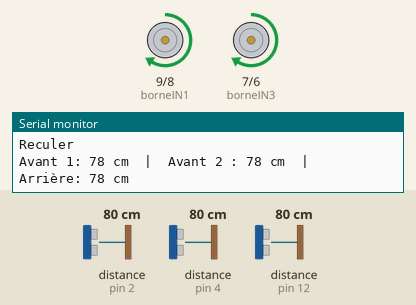
Recording of a sketch running on a simulated Arduino Uno, built with avr-gcc and run on an emulated ATmega328P. On the bench: motor-driver pin pairs drawn as motors (green arrow = first pin HIGH = forward, orange = second pin HIGH = backward, longer = more drive, scaled by the enable pin), the last lines printed to the serial monitor. Wiring (inferred from the names in the program): 3 × ultrasonic range finder: trigger pin 3, echo pin 2 / trigger pin 11, echo pin 4 / trigger pin 13, echo pin 12. The inputs (shaded band) are chosen by the test bench; at power-on: distance to the obstacle (sensors on pin 12, pin 2, pin 4) 80 cm. The echo pulse lasts 58.3 µs per cm.

Above: at 1.2 s.
1.3 s: distance to the obstacle (sensor on pin 12) set to 47 cm
4.3 s: distance to the obstacle (sensor on pin 12) set to 38 cm
At 5.2 s:
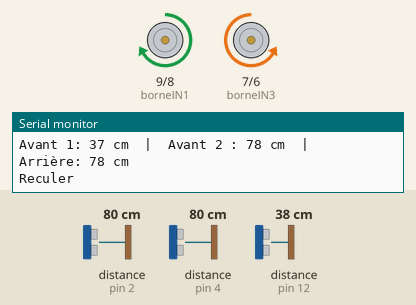
7.3 s: distance to the obstacle (sensor on pin 12) set to 120 cm
At 8.5 s:
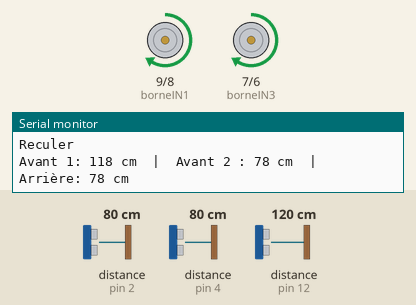
15.1 s: distance to the obstacle (sensor on pin 12) set to 2 cm
At 16.0 s:
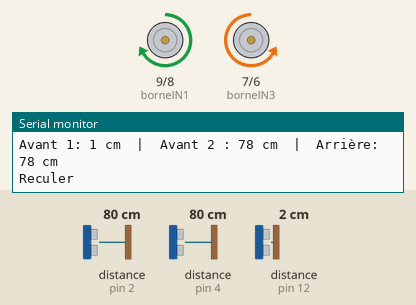
Timing chart, 0 to 19.1 s (numbered marks = the images above; inputs shaded):
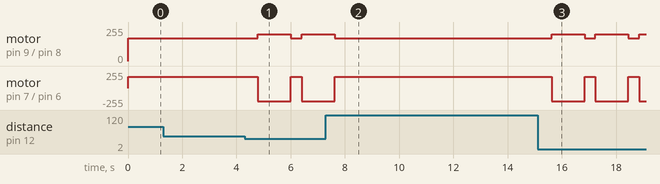

The sketch:

script.ino
```cpp
#define borneENA        10      // On associe la borne "ENA" du L298N à la pin D10 de l'arduino
#define borneIN1        9       // On associe la borne "IN1" du L298N à la pin D9 de l'arduino
#define borneIN2        8       // On associe la borne "IN2" du L298N à la pin D8 de l'arduino
#define borneIN3        7       // On associe la borne "IN3" du L298N à la pin D7 de l'arduino
#define borneIN4        6       // On associe la borne "IN4" du L298N à la pin D6 de l'arduino
#define borneENB        5       // On associe la borne "ENB" du L298N à la pin D5 de l'arduino

// Définition des broches pour les capteurs ultrasons
#define FRONT_TRIGGER1 13
#define FRONT_ECHO1    12
#define FRONT_TRIGGER2 3
#define FRONT_ECHO2    2
#define REAR_TRIGGER  11
#define REAR_ECHO     4

// Seuil en centimètres pour détecter un obstacle
const int DISTANCE_SEUIL = 40;

// Durée du signal trigger (en microsecondes)
const int TRIGGER_PULSE = 10;

const int VITESSE=170;

void setup() {
  // Initialisation des broches des capteurs ultrasons
  pinMode(FRONT_TRIGGER1, OUTPUT);
  pinMode(FRONT_ECHO1, INPUT);
  pinMode(FRONT_TRIGGER2, OUTPUT);
  pinMode(FRONT_ECHO2, INPUT);
  pinMode(REAR_TRIGGER, OUTPUT);
  pinMode(REAR_ECHO, INPUT);

  pinMode(borneENA, OUTPUT);
  pinMode(borneIN1, OUTPUT);
  pinMode(borneIN2, OUTPUT);
  pinMode(borneIN3, OUTPUT);
  pinMode(borneIN4, OUTPUT);
  pinMode(borneENB, OUTPUT);

  // Optionnel : initialisation de la communication série
  Serial.begin(9600);
}

long getDistance(int trigPin, int echoPin) {
  // Envoi du signal trigger
  digitalWrite(trigPin, LOW);
  delayMicroseconds(2);
  digitalWrite(trigPin, HIGH);
  delayMicroseconds(TRIGGER_PULSE);
  digitalWrite(trigPin, LOW);

  // Lecture du temps d'impulsion
  long duration = pulseIn(echoPin, HIGH, 30000); // Timeout de 30ms
  // Calcul de la distance en centimètres (vitesse du son = 0.034 cm/us)
  long distance = duration * 0.034 / 2;
  return distance;
}

// Fonctions de commande des moteurs
void reculer() {
  digitalWrite(borneIN1, HIGH);                 // L'entrée IN1 doit être au niveau haut
  digitalWrite(borneIN2, LOW);
  digitalWrite(borneIN3, HIGH);                  // L'entrée IN1 doit être au niveau bas
  digitalWrite(borneIN4, LOW);
   analogWrite(borneENA, VITESSE);
  analogWrite(borneENB, VITESSE);

  Serial.println("Reculer");
}

void avancer() {
  // Pour reculer, activer les sorties en arrière et désactiver l'avant
  digitalWrite(borneIN1, LOW);                  // L'entrée IN1 doit être au niveau bas
  digitalWrite(borneIN2, HIGH);                 // L'entrée IN2 doit être au niveau haut
  digitalWrite(borneIN3, LOW);                  // L'entrée IN1 doit être au niveau bas
  digitalWrite(borneIN4, HIGH);
  analogWrite(borneENA, VITESSE);
  analogWrite(borneENB, VITESSE);

  Serial.println("Avancer");
}

void droite() {
  // Pour tourner, par exemple, faire tourner le moteur gauche en avant et le droit en arrière
  digitalWrite(borneIN1, HIGH);                  // L'entrée IN1 doit être au niveau bas
  digitalWrite(borneIN2, LOW);                 // L'entrée IN2 doit être au niveau haut
  digitalWrite(borneIN3, LOW);                  // L'entrée IN1 doit être au niveau bas
  digitalWrite(borneIN4, HIGH);
  analogWrite(borneENA, 200);
  analogWrite(borneENB, 200);
  delay(1100);

  Serial.println("Tourner à droite");
}

void gauche() {
  // Pour tourner, par exemple, faire tourner le moteur gauche en avant et le droit en arrière
  digitalWrite(borneIN1, LOW);                  // L'entrée IN1 doit être au niveau bas
  digitalWrite(borneIN2, HIGH);                 // L'entrée IN2 doit être au niveau haut
  digitalWrite(borneIN3, HIGH);                  // L'entrée IN1 doit être au niveau bas
  digitalWrite(borneIN4, LOW);
  analogWrite(borneENA, 200);
  analogWrite(borneENB, 200);
  delay(1100);

  Serial.println("Tourner à gauche");
}

void arreter() {
  // Désactiver tous les moteurs
  digitalWrite(borneIN1, LOW);                  // L'entrée IN1 doit être au niveau bas
  digitalWrite(borneIN2, LOW);                 // L'entrée IN2 doit être au niveau haut
  digitalWrite(borneIN3, LOW);                  // L'entrée IN1 doit être au niveau bas
  digitalWrite(borneIN4, LOW);
  digitalWrite(borneENA, LOW);
  digitalWrite(borneENB, LOW);


  Serial.println("Arrêt");

}

void loop() {
  // Mesure des distances

  long distanceFront1 = getDistance(FRONT_TRIGGER1, FRONT_ECHO1);
  long distanceFront2 = getDistance(FRONT_TRIGGER2, FRONT_ECHO2);
  long distanceRear  = getDistance(REAR_TRIGGER, REAR_ECHO);

  // Affichage pour debug
  Serial.print("Avant 1: ");
  Serial.print(distanceFront1);
  Serial.print(" cm  |  Avant 2 : ");
  Serial.print(distanceFront2);
  Serial.print(" cm  |  Arrière: ");
  Serial.print(distanceRear);
  Serial.println(" cm");

  // Si aucun obstacle devant (distance > seuil), avancer
  if (distanceFront1 > DISTANCE_SEUIL || distanceFront1 == 0 && distanceFront1 > DISTANCE_SEUIL || distanceFront1 == 0) {
    reculer();
    if (distanceFront1 < DISTANCE_SEUIL && distanceFront1 != 0 || distanceFront1 < DISTANCE_SEUIL && distanceFront1 != 0) {
      reculer();
      delay(400);
      droite();
    }
  }
  else {
    reculer();
    delay(400);
    droite();
  }

  // Petite pause pour ne pas saturer le bus série et laisser le temps aux moteurs
  delay(100);
}
void changeVitesseMoteur(int nouvelleVitesse) {

  // Génère un signal PWM permanent, de rapport cyclique égal à "nouvelleVitesse" (valeur comprise entre 0 et 255)
  analogWrite(borneENA, nouvelleVitesse);
}
```

Measured:
- the behaviour switches between 42 and 41 cm on distance to the obstacle (sensor on pin 12) (found by bisection; images 0 and 1)
- after the input at 4.3 s, motor on pin 9 (borneIN1) / pin 8 (borneIN2): forward 170/255 → forward 200/255 after 0.49 s, → forward 170/255 1.2 s later, → forward 200/255 0.40 s later; motor on pin 7 (borneIN3) / pin 6 (borneIN4): forward 170/255 → backward 200/255 after 0.49 s, → forward 170/255 1.2 s later, → backward 200/255 0.40 s later
- after the input at 7.3 s, motor on pin 9 (borneIN1) / pin 8 (borneIN2), motor on pin 7 (borneIN3) / pin 6 (borneIN4): goes on until 7.6 s, then stays forward 170/255
- after the input at 15.1 s, motor on pin 9 (borneIN1) / pin 8 (borneIN2): alternates forward 200/255 for 1.2 s and forward 170/255 for 0.40 s, starting after 0.52 s; motor on pin 7 (borneIN3) / pin 6 (borneIN4): alternates backward 200/255 for 1.2 s and forward 170/255 for 0.40 s, starting after 0.52 s
